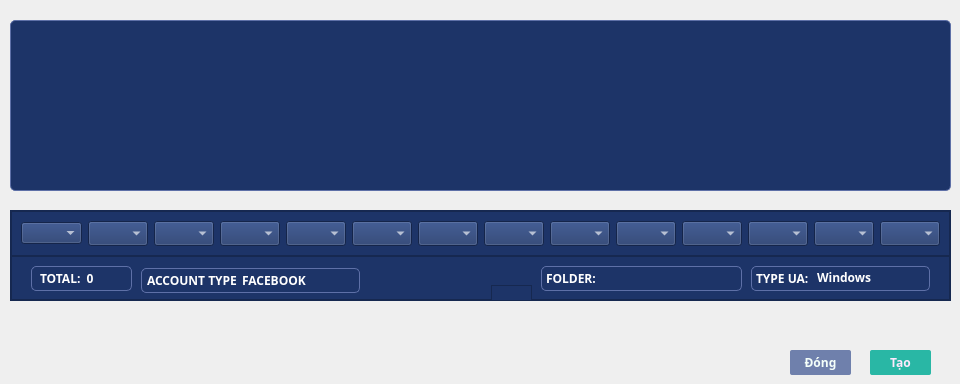
       <widget class="QWidget" name="TabAddItems">
        <attribute name="title">
         <string>Nhập tài khoản</string>
        </attribute>
        <widget class="QPlainTextEdit" name="plain_item">
         <property name="geometry">
          <rect>
           <x>10</x>
           <y>20</y>
           <width>941</width>
           <height>171</height>
          </rect>
         </property>
         <property name="font">
          <font>
           <family>MesloLGSDZ Nerd Font</family>
           <pointsize>8</pointsize>
          </font>
         </property>
         <property name="styleSheet">
          <string notr="true">
QPlainTextEdit{
background-color:rgba(29,52,104,255);
color: rgb(255, 255, 255);
border-radius:5px;
padding:5px;
border:1px solid  #5e70a7;
}
QPlainTextEdit:hover{
color: rgb(255, 255, 255);
border-radius:5px;
border:1px solid  #415485;
}
QFrame{
border-radius:5px;
}
</string>
         </property>
         <property name="tabChangesFocus">
          <bool>true</bool>
         </property>
         <property name="lineWrapMode">
          <enum>QPlainTextEdit::NoWrap</enum>
         </property>
         <property name="plainText">
          <string/>
         </property>
         <property name="backgroundVisible">
          <bool>false</bool>
         </property>
         <property name="centerOnScroll">
          <bool>true</bool>
         </property>
         <property name="placeholderText">
          <string>Nhập tài khoản</string>
         </property>
        </widget>
        <widget class="QFrame" name="frame">
         <property name="geometry">
          <rect>
           <x>10</x>
           <y>210</y>
           <width>941</width>
           <height>91</height>
          </rect>
         </property>
         <property name="styleSheet">
          <string notr="true">background-color: rgb(29, 52, 104);
color: rgb(255, 255, 255);</string>
         </property>
         <property name="frameShape">
          <enum>QFrame::StyledPanel</enum>
         </property>
         <property name="frameShadow">
          <enum>QFrame::Raised</enum>
         </property>
         <layout class="QVBoxLayout" name="verticalLayout">
          <property name="spacing">
           <number>0</number>
          </property>
          <property name="leftMargin">
           <number>0</number>
          </property>
          <property name="topMargin">
           <number>0</number>
          </property>
          <property name="rightMargin">
           <number>0</number>
          </property>
          <property name="bottomMargin">
           <number>0</number>
          </property>
          <item>
           <widget class="QFrame" name="frame_4">
            <property name="minimumSize">
             <size>
              <width>0</width>
              <height>39</height>
             </size>
            </property>
            <property name="font">
             <font>
              <weight>50</weight>
              <bold>false</bold>
             </font>
            </property>
            <property name="styleSheet">
             <string notr="true"/>
            </property>
            <property name="frameShape">
             <enum>QFrame::StyledPanel</enum>
            </property>
            <property name="frameShadow">
             <enum>QFrame::Raised</enum>
            </property>
            <layout class="QHBoxLayout" name="horizontalLayout_2">
             <item>
              <widget class="QComboBox" name="combox_1">
               <property name="minimumSize">
                <size>
                 <width>0</width>
                 <height>19</height>
                </size>
               </property>
               <property name="font">
                <font>
                 <family>MesloLGMDZ Nerd Font</family>
                 <pointsize>7</pointsize>
                 <weight>50</weight>
                 <bold>false</bold>
                </font>
               </property>
              </widget>
             </item>
             <item>
              <widget class="QComboBox" name="combox_2">
               <property name="minimumSize">
                <size>
                 <width>0</width>
                 <height>19</height>
                </size>
               </property>
               <property name="font">
                <font>
                 <family>MesloLGSDZ Nerd Font</family>
                 <weight>75</weight>
                 <bold>true</bold>
                </font>
               </property>
              </widget>
             </item>
             <item>
              <widget class="QComboBox" name="combox_3">
               <property name="minimumSize">
                <size>
                 <width>0</width>
                 <height>19</height>
                </size>
               </property>
               <property name="font">
                <font>
                 <family>MesloLGMDZ Nerd Font</family>
                 <weight>75</weight>
                 <bold>true</bold>
                </font>
               </property>
              </widget>
             </item>
             <item>
              <widget class="QComboBox" name="combox_4">
               <property name="minimumSize">
                <size>
                 <width>0</width>
                 <height>19</height>
                </size>
               </property>
               <property name="font">
                <font>
                 <family>MesloLGMDZ Nerd Font</family>
                 <weight>75</weight>
                 <bold>true</bold>
                </font>
               </property>
              </widget>
             </item>
             <item>
              <widget class="QComboBox" name="combox_5">
               <property name="minimumSize">
                <size>
                 <width>0</width>
                 <height>19</height>
                </size>
               </property>
               <property name="font">
                <font>
                 <family>MesloLGSDZ Nerd Font</family>
                 <weight>75</weight>
                 <bold>true</bold>
                </font>
               </property>
              </widget>
             </item>
             <item>
              <widget class="QComboBox" name="combox_6">
               <property name="minimumSize">
                <size>
                 <width>0</width>
                 <height>19</height>
                </size>
               </property>
               <property name="font">
                <font>
                 <family>MesloLGSDZ Nerd Font</family>
                 <weight>75</weight>
                 <bold>true</bold>
                </font>
               </property>
              </widget>
             </item>
             <item>
              <widget class="QComboBox" name="combox_7">
               <property name="font">
                <font>
                 <family>MesloLGLDZ Nerd Font</family>
                 <weight>75</weight>
                 <bold>true</bold>
                </font>
               </property>
              </widget>
             </item>
             <item>
              <widget class="QComboBox" name="combox_8">
               <property name="font">
                <font>
                 <family>MesloLGLDZ Nerd Font</family>
                 <weight>75</weight>
                 <bold>true</bold>
                </font>
               </property>
              </widget>
             </item>
             <item>
              <widget class="QComboBox" name="combox_9">
               <property name="font">
                <font>
                 <family>MesloLGLDZ Nerd Font</family>
                 <weight>75</weight>
                 <bold>true</bold>
                </font>
               </property>
              </widget>
             </item>
             <item>
              <widget class="QComboBox" name="combox_10">
               <property name="font">
                <font>
                 <family>MesloLGLDZ Nerd Font</family>
                 <weight>75</weight>
                 <bold>true</bold>
                </font>
               </property>
              </widget>
             </item>
             <item>
              <widget class="QComboBox" name="combox_11">
               <property name="minimumSize">
                <size>
                 <width>0</width>
                 <height>19</height>
                </size>
               </property>
               <property name="font">
                <font>
                 <family>MesloLGMDZ Nerd Font</family>
                 <weight>75</weight>
                 <bold>true</bold>
                </font>
               </property>
              </widget>
             </item>
             <item>
              <widget class="QComboBox" name="combox_12">
               <property name="minimumSize">
                <size>
                 <width>0</width>
                 <height>19</height>
                </size>
               </property>
               <property name="font">
                <font>
                 <family>MesloLGMDZ Nerd Font</family>
                 <weight>75</weight>
                 <bold>true</bold>
                </font>
               </property>
              </widget>
             </item>
             <item>
              <widget class="QComboBox" name="combox_13">
               <property name="minimumSize">
                <size>
                 <width>0</width>
                 <height>19</height>
                </size>
               </property>
               <property name="font">
                <font>
                 <family>MesloLGMDZ Nerd Font</family>
                 <weight>75</weight>
                 <bold>true</bold>
                </font>
               </property>
              </widget>
             </item>
             <item>
              <widget class="QComboBox" name="combox_14">
               <property name="minimumSize">
                <size>
                 <width>0</width>
                 <height>19</height>
                </size>
               </property>
               <property name="font">
                <font>
                 <family>MesloLGMDZ Nerd Font</family>
                 <weight>75</weight>
                 <bold>true</bold>
                </font>
               </property>
              </widget>
             </item>
            </layout>
           </widget>
          </item>
          <item>
           <widget class="QFrame" name="frame_2">
            <property name="minimumSize">
             <size>
              <width>0</width>
              <height>39</height>
             </size>
            </property>
            <property name="font">
             <font>
              <weight>50</weight>
              <bold>false</bold>
             </font>
            </property>
            <property name="styleSheet">
             <string notr="true"/>
            </property>
            <property name="frameShape">
             <enum>QFrame::StyledPanel</enum>
            </property>
            <property name="frameShadow">
             <enum>QFrame::Raised</enum>
            </property>
            <widget class="QLabel" name="label">
             <property name="geometry">
              <rect>
               <x>20</x>
               <y>10</y>
               <width>101</width>
               <height>25</height>
              </rect>
             </property>
             <property name="font">
              <font>
               <family>MesloLGMDZ Nerd Font</family>
               <weight>75</weight>
               <bold>true</bold>
              </font>
             </property>
             <property name="cursor">
              <cursorShape>PointingHandCursor</cursorShape>
             </property>
             <property name="styleSheet">
              <string notr="true">
    QLabel {
	  color: rgb(255, 255, 255);
        border-radius: 5px;
	   background-color: rgb(29, 52, 104);
        padding: 5px;
        border: 0.5px solid #5e70a7;
    }
    QLabel:hover {
	  color: rgb(255, 255, 255);
        border-radius: 5px;
	   background-color: rgb(29, 52, 104);
        padding: 5px;
        border: 0.5px solid #415485;
    }</string>
             </property>
             <property name="text">
              <string>TOTAL:  0</string>
             </property>
            </widget>
            <widget class="QFrame" name="frame_3">
             <property name="geometry">
              <rect>
               <x>130</x>
               <y>12</y>
               <width>219</width>
               <height>25</height>
              </rect>
             </property>
             <property name="styleSheet">
              <string notr="true">
    QFrame#frame_3 {
        border-radius: 5px;
		background-color: rgb(29, 52, 104);  
        padding: 5px;
		color: rgb(255, 255, 255);
        border: 0.5px solid #5e70a7;
    }
    QFrame#frame_3:hover {
		color: rgb(255, 255, 255);
        border-radius: 5px;
        padding: 5px;
        border: 0.5px solid #415485;
    }
</string>
             </property>
             <property name="frameShape">
              <enum>QFrame::StyledPanel</enum>
             </property>
             <property name="frameShadow">
              <enum>QFrame::Raised</enum>
             </property>
             <layout class="QHBoxLayout" name="horizontalLayout_3">
              <property name="spacing">
               <number>0</number>
              </property>
              <property name="leftMargin">
               <number>0</number>
              </property>
              <property name="topMargin">
               <number>0</number>
              </property>
              <property name="rightMargin">
               <number>0</number>
              </property>
              <property name="bottomMargin">
               <number>0</number>
              </property>
              <item>
               <widget class="QLabel" name="label_2">
                <property name="maximumSize">
                 <size>
                  <width>90</width>
                  <height>16777215</height>
                 </size>
                </property>
                <property name="font">
                 <font>
                  <family>MesloLGMDZ Nerd Font</family>
                  <weight>75</weight>
                  <bold>true</bold>
                 </font>
                </property>
                <property name="styleSheet">
                 <string notr="true">background-color: rgb(29, 52, 104);
</string>
                </property>
                <property name="text">
                 <string>ACCOUNT TYPE:</string>
                </property>
               </widget>
              </item>
              <item>
               <widget class="QFrame" name="frame_6">
                <property name="frameShape">
                 <enum>QFrame::StyledPanel</enum>
                </property>
                <property name="frameShadow">
                 <enum>QFrame::Raised</enum>
                </property>
                <widget class="QComboBox" name="combo_account">
                 <property name="geometry">
                  <rect>
                   <x>0</x>
                   <y>-4</y>
                   <width>119</width>
                   <height>20</height>
                  </rect>
                 </property>
                 <property name="minimumSize">
                  <size>
                   <width>0</width>
                   <height>0</height>
                  </size>
                 </property>
                 <property name="font">
                  <font>
                   <family>MesloLGSDZ Nerd Font</family>
                   <weight>75</weight>
                   <bold>true</bold>
                  </font>
                 </property>
                 <property name="cursor">
                  <cursorShape>PointingHandCursor</cursorShape>
                 </property>
                 <property name="styleSheet">
                  <string notr="true">QComboBox{
color: rgb(255, 255, 255);
border-radius:3px;
background-color: rgb(29, 52, 104);
padding:5px;
}
QComboBox::drop-down {
	subcontrol-origin: padding;
	subcontrol-position: top right;
	width: 30px; 
	border-left-color: #788dca;
	border-left-style: solid;
	border-top-right-radius: 2px;
	border-bottom-right-radius: 3px;	
	background-position: center;
	background-repeat: no-reperat;
 }


</string>
                 </property>
                 <item>
                  <property name="text">
                   <string>FACEBOOK</string>
                  </property>
                 </item>
                 <item>
                  <property name="text">
                   <string>INSTAGRAM</string>
                  </property>
                 </item>
                </widget>
               </widget>
              </item>
             </layout>
            </widget>
            <widget class="QFrame" name="frame_5">
             <property name="geometry">
              <rect>
               <x>530</x>
               <y>10</y>
               <width>201</width>
               <height>25</height>
              </rect>
             </property>
             <property name="font">
              <font>
               <family>MS UI Gothic</family>
              </font>
             </property>
             <property name="styleSheet">
              <string notr="true">
    QFrame#frame_5 {
		color: rgb(87, 100, 173);
        border-radius: 5px;
		background-color: rgb(29, 52, 104);
        padding: 5px;
        border: 0.5px solid #5e70a7;
    }
    QFrame#frame_5:hover {
        color: rgb(255, 255, 255);
        border-radius: 5px;
        padding: 5px;
        border: 0.5px solid #415485;
    }</string>
             </property>
             <property name="frameShape">
              <enum>QFrame::StyledPanel</enum>
             </property>
             <property name="frameShadow">
              <enum>QFrame::Raised</enum>
             </property>
             <widget class="QLabel" name="label_3">
              <property name="geometry">
               <rect>
                <x>5</x>
                <y>2</y>
                <width>50</width>
                <height>21</height>
               </rect>
              </property>
              <property name="minimumSize">
               <size>
                <width>0</width>
                <height>19</height>
               </size>
              </property>
              <property name="maximumSize">
               <size>
                <width>50</width>
                <height>16777215</height>
               </size>
              </property>
              <property name="font">
               <font>
                <family>MesloLGMDZ Nerd Font</family>
                <weight>75</weight>
                <bold>true</bold>
               </font>
              </property>
              <property name="styleSheet">
               <string notr="true">background-color: rgb(29, 52, 104);</string>
              </property>
              <property name="text">
               <string>FOLDER: </string>
              </property>
             </widget>
             <widget class="QComboBox" name="combo_danhmuc">
              <property name="geometry">
               <rect>
                <x>60</x>
                <y>3</y>
                <width>131</width>
                <height>20</height>
               </rect>
              </property>
              <property name="minimumSize">
               <size>
                <width>100</width>
                <height>19</height>
               </size>
              </property>
              <property name="font">
               <font>
                <family>MesloLGSDZ Nerd Font</family>
                <weight>75</weight>
                <bold>true</bold>
               </font>
              </property>
              <property name="cursor">
               <cursorShape>PointingHandCursor</cursorShape>
              </property>
              <property name="styleSheet">
               <string notr="true">QComboBox{
color: rgb(255, 255, 255);
border-radius:3px;
background-color: rgb(29, 52, 104);
padding:5px;
}
QComboBox::drop-down {
	subcontrol-origin: padding;
	subcontrol-position: top right;
	width: 30px; 
	border-left-color: #788dca;
	border-left-style: solid;
	border-top-right-radius: 2px;
	border-bottom-right-radius: 3px;	
	background-position: center;
	background-repeat: no-reperat;
 }


</string>
              </property>
             </widget>
            </widget>
            <widget class="QFrame" name="frame_9">
             <property name="geometry">
              <rect>
               <x>480</x>
               <y>29</y>
               <width>41</width>
               <height>61</height>
              </rect>
             </property>
             <property name="frameShape">
              <enum>QFrame::StyledPanel</enum>
             </property>
             <property name="frameShadow">
              <enum>QFrame::Raised</enum>
             </property>
            </widget>
            <widget class="QFrame" name="frame_8">
             <property name="geometry">
              <rect>
               <x>740</x>
               <y>10</y>
               <width>179</width>
               <height>25</height>
              </rect>
             </property>
             <property name="styleSheet">
              <string notr="true">
    QFrame#frame_8 {
		color: rgb(87, 100, 173);
        border-radius: 5px;
		background-color: rgb(29, 52, 104);
        padding: 5px;
        border: 0.5px solid #5e70a7;
    }
    QFrame#frame_8:hover {
        color: rgb(255, 255, 255);
        border-radius: 5px;
        padding: 5px;
        border: 0.5px solid #415485;
    }</string>
             </property>
             <property name="frameShape">
              <enum>QFrame::StyledPanel</enum>
             </property>
             <property name="frameShadow">
              <enum>QFrame::Raised</enum>
             </property>
             <widget class="QLabel" name="label_4">
              <property name="geometry">
               <rect>
                <x>5</x>
                <y>2</y>
                <width>70</width>
                <height>21</height>
               </rect>
              </property>
              <property name="minimumSize">
               <size>
                <width>0</width>
                <height>19</height>
               </size>
              </property>
              <property name="maximumSize">
               <size>
                <width>70</width>
                <height>16777215</height>
               </size>
              </property>
              <property name="font">
               <font>
                <family>MesloLGMDZ Nerd Font</family>
                <weight>75</weight>
                <bold>true</bold>
               </font>
              </property>
              <property name="styleSheet">
               <string notr="true">background-color: rgb(29, 52, 104);</string>
              </property>
              <property name="text">
               <string>TYPE UA:</string>
              </property>
             </widget>
             <widget class="QComboBox" name="combo_ua">
              <property name="geometry">
               <rect>
                <x>61</x>
                <y>1</y>
                <width>112</width>
                <height>21</height>
               </rect>
              </property>
              <property name="minimumSize">
               <size>
                <width>0</width>
                <height>20</height>
               </size>
              </property>
              <property name="font">
               <font>
                <family>MesloLGSDZ Nerd Font</family>
                <weight>75</weight>
                <bold>true</bold>
               </font>
              </property>
              <property name="cursor">
               <cursorShape>PointingHandCursor</cursorShape>
              </property>
              <property name="styleSheet">
               <string notr="true">QComboBox{
color: rgb(255, 255, 255);
border-radius:3px;
background-color: rgb(29, 52, 104);
padding:5px;
}
QComboBox::drop-down {
	subcontrol-origin: padding;
	subcontrol-position: top right;
	width: 30px; 
	border-left-color: #788dca;
	border-left-style: solid;
	border-top-right-radius: 2px;
	border-bottom-right-radius: 3px;	
	background-position: center;
	background-repeat: no-reperat;
 }


</string>
              </property>
              <item>
               <property name="text">
                <string>Windows</string>
               </property>
              </item>
              <item>
               <property name="text">
                <string>IOS</string>
               </property>
              </item>
              <item>
               <property name="text">
                <string>Android</string>
               </property>
              </item>
             </widget>
            </widget>
           </widget>
          </item>
         </layout>
        </widget>
        <widget class="QPushButton" name="item_close">
         <property name="geometry">
          <rect>
           <x>790</x>
           <y>350</y>
           <width>61</width>
           <height>25</height>
          </rect>
         </property>
         <property name="font">
          <font>
           <family>MesloLGMDZ Nerd Font</family>
           <weight>75</weight>
           <bold>true</bold>
          </font>
         </property>
         <property name="cursor">
          <cursorShape>PointingHandCursor</cursorShape>
         </property>
         <property name="styleSheet">
          <string notr="true">
QPushButton{
border:none;
border-radius:2px;
background-color: rgb(111, 128, 172);
color: rgb(244, 255, 250);
}
QPushButton:hover{
border:none;
border-radius:3px;
	color: rgb(244, 255, 250);
	background-color: rgb(127, 147, 197);
}</string>
         </property>
         <property name="text">
          <string>Đóng</string>
         </property>
        </widget>
        <widget class="QPushButton" name="item_add">
         <property name="geometry">
          <rect>
           <x>870</x>
           <y>350</y>
           <width>61</width>
           <height>25</height>
          </rect>
         </property>
         <property name="font">
          <font>
           <family>MesloLGMDZ Nerd Font</family>
           <weight>75</weight>
           <bold>true</bold>
          </font>
         </property>
         <property name="cursor">
          <cursorShape>PointingHandCursor</cursorShape>
         </property>
         <property name="styleSheet">
          <string notr="true">

QPushButton{
border:none;
border-radius:2px;
background-color: #29b7a5;
color: rgb(255, 233, 253);
}
QPushButton:hover{
border:none;
border-radius:3px;
color: rgb(255, 233, 253);
background-color: #2bc2ae;
}</string>
         </property>
         <property name="text">
          <string>Tạo</string>
         </property>
        </widget>
       </widget>
